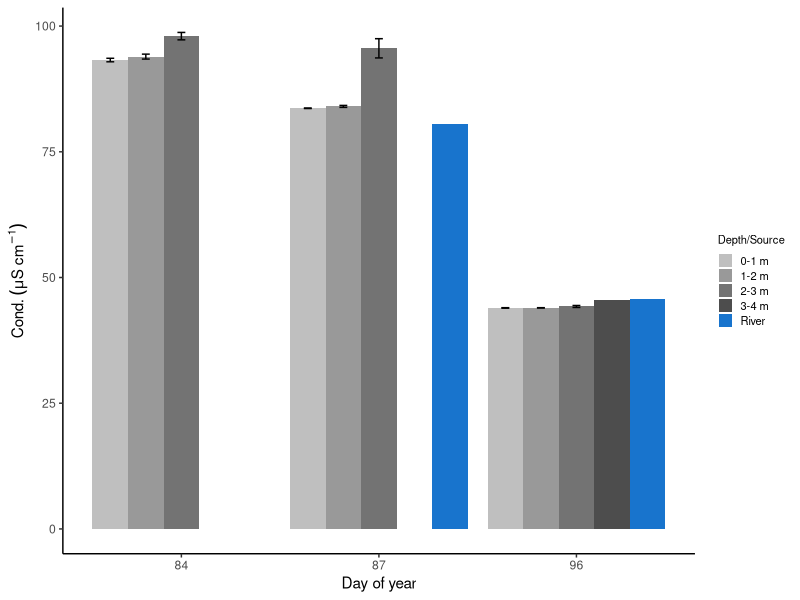
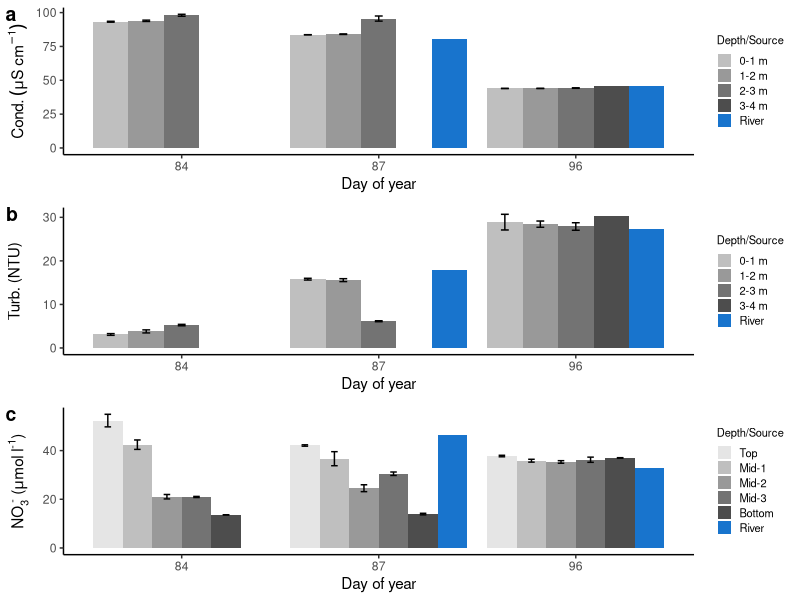
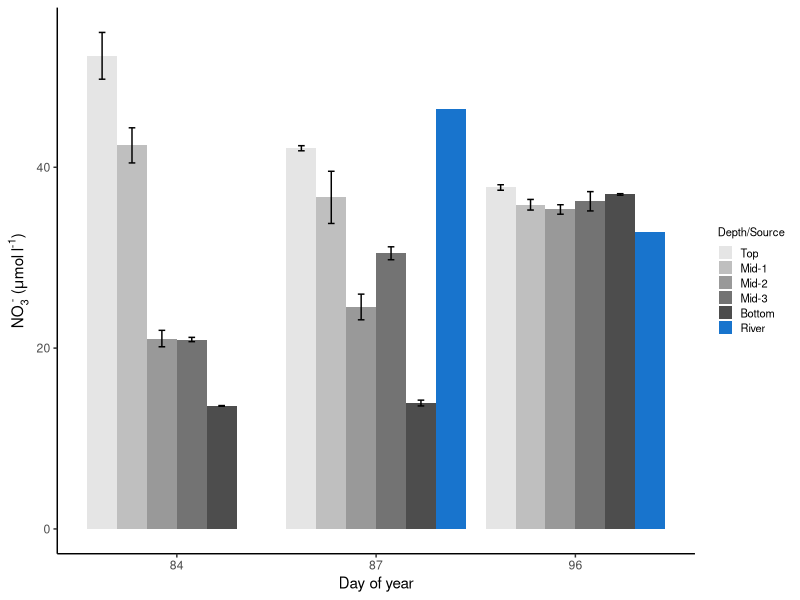
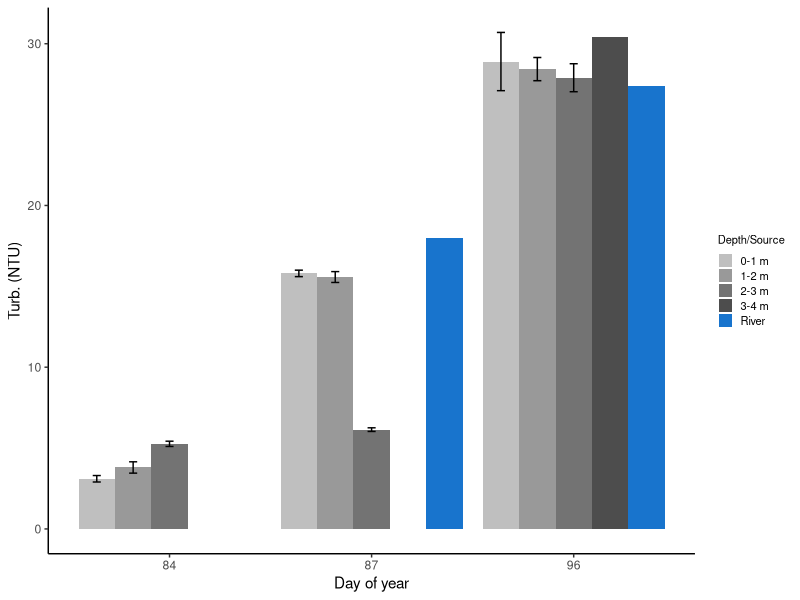

The R script that drew these images, in order: (Note: this script raises an error after producing the figures.)
library("tidyverse")
library("lubridate")
library("cowplot")

# All lake data compiled using compile_data.R; concentrations are in umol/L (uM)
alldata <- read_csv("01_raw data/alldata_2014_2015_mb_sp_compiled.csv") %>% 
  mutate(Location = "Lake") %>% 
  select(Location, everything())
  
# Pull Miss Riv data from Joung et al 2017 Supp Info
mb_chem <- read.csv("01_raw data/WINTER 2015 MB_supp_data.csv", header=T, stringsAsFactors = F, na.strings = " ") %>% 
  filter(Location == "River") %>% 
  # select(-c(ends_with("SD"), ends_with("02"), ends_with("45"), ends_with("coll")))
  select(-(ends_with("SD"))) %>% 
  select(Cal.Date, Jul.Day, Location, `Temp.`:DOC) %>% 
  rename(date=Cal.Date, yday = Jul.Day, depth=Depth_grab, temp = `Temp.`, cond = `Cond.`, turb = `Turb.`, chla = `Chl.a`) %>% 
  mutate(date = mdy(as.character(date)),
         site = "mb") %>% 
  # Convert NO3-N from mg N/L to umol/L
  mutate(NO3 = NO3*1000/14.007)

# Append both
all_chem <-
  bind_rows(alldata, mb_chem)

# Create summary of N concs (means and SE) for MB 2015 and 2015 River
n_summ <-
  all_chem %>% 
  filter((site == "mb" & year(date) == 2015) | Location == "River") %>% 
  filter(!is.na(samp_depth_cat2) | Location == "River") %>% 
  select(date, yday, Location, samp_depth_cat, samp_depth_cat2, NH4:TN) %>% 
  pivot_longer(cols = NH4:TN, names_to = "var", values_to = "conc") %>% 
  group_by(date, yday, Location, samp_depth_cat, samp_depth_cat2, var) %>% 
  summarize(n = sum(!is.na(conc)),
            conc_mean = mean(conc, na.rm = T),
            conc_SE = sd(conc)/sqrt(n))


# Create plot theme
theme1 <-
  theme_classic() +
  theme(legend.title = element_text(size = 8),
        legend.text = element_text(size = 8),
        legend.key.size = unit(0.15, "in"))

# Create plot comparing lake NO3 concs to river NO3 concs
no3 <- n_summ %>% 
  filter(var == "NO3") %>% 
  filter(yday >= 84) %>% 
  # filter(yday >= 84 & yday <= 115) %>% 
  mutate(samp_depth_cat2 = replace(samp_depth_cat2, Location == "River", "River")) %>% 
  mutate(samp_depth_cat2 = factor(samp_depth_cat2, 
                                  levels=c("Top", "Mid-1", "Mid-2", "Mid-3", "Bottom", "River"))) %>% 
  ggplot(aes(x = as.factor(yday), y = conc_mean, fill = samp_depth_cat2)) +
  geom_bar(position = position_dodge(width = 0.9, preserve = "single"), stat = "identity") +
  geom_errorbar(aes(ymin = conc_mean-conc_SE, ymax = conc_mean+conc_SE), 
                position = position_dodge(width = 0.9, preserve = "single"),
                width=.2) +
  scale_fill_manual(name="Depth/Source",
                    values=c("gray90", "gray75", "gray60", "gray45", "gray30", "dodgerblue3")) +
  ylab(expression(paste("NO"["3"]^" -", " (",mu,"mol"," l"^"-1",")"))) + xlab("Day of year") +
  theme1

# ggsave("03_figures/plot_compare_lake_river_conc.png", width = 5, height = 3, units = "in", dpi = 150)

# Create summary of cond & turb levels (means and SE) for MB 2015 and 2015 River
ysi_summ <-
  all_chem %>% 
  filter((site == "mb" & year(date) == 2015) | Location == "River") %>% 
  mutate(depth_range = cut_width(depth, width = 1, boundary = 0)) %>% 
  select(date, yday, Location, depth, depth_range,  cond, turb) %>% 
  pivot_longer(cols = c(cond, turb), names_to = "var", values_to = "value") %>% 
  group_by(date, yday, Location, depth_range, var) %>% 
  summarize(n = sum(!is.na(value)),
            conc_mean = mean(value, na.rm = T),
            conc_SE = sd(value, na.rm = T)/sqrt(n))

# Create plot comparing lake cond levels to river cond levels
cond <- ysi_summ %>% 
  filter(var == "cond") %>% 
  filter(yday >= 84) %>% 
  mutate(depth_range = factor(depth_range, levels = c("[0,1]", "(1,2]", "(2,3]", "(3,4]", "River"), labels = c("0-1 m", "1-2 m", "2-3 m", "3-4 m", "River"))) %>% 
  mutate(depth_range = replace(depth_range, Location == "River", "River")) %>% 
  ggplot(aes(x = as.factor(yday), y = conc_mean, fill = depth_range)) +
  geom_bar(position = position_dodge(width = 0.9, preserve = "single"), stat = "identity") +
  geom_errorbar(aes(ymin = conc_mean-conc_SE, ymax = conc_mean+conc_SE), 
                position = position_dodge(width = 0.9, preserve = "single"),
                width=.2) +
  scale_fill_manual(name="Depth/Source",
                    values=c("gray75", "gray60", "gray45", "gray30", "dodgerblue3")) +
  ylab(expression(Cond.~(mu*S~cm^{-1}))) + xlab("Day of year") +
  theme1

# Create plot comparing lake turb levels to river turb levels
turb <- ysi_summ %>% 
  filter(var == "turb") %>% 
  filter(yday >= 84) %>% 
  mutate(depth_range = factor(depth_range, levels = c("[0,1]", "(1,2]", "(2,3]", "(3,4]", "River"), labels = c("0-1 m", "1-2 m", "2-3 m", "3-4 m", "River"))) %>% 
  mutate(depth_range = replace(depth_range, Location == "River", "River")) %>% 
  ggplot(aes(x = as.factor(yday), y = conc_mean, fill = depth_range)) +
  geom_bar(position = position_dodge(width = 0.9, preserve = "single"), stat = "identity") +
  geom_errorbar(aes(ymin = conc_mean-conc_SE, ymax = conc_mean+conc_SE), 
                position = position_dodge(width = 0.9, preserve = "single"),
                width=.2) +
  scale_fill_manual(name="Depth/Source",
                    values=c("gray75", "gray60", "gray45", "gray30", "dodgerblue3")) +
  ylab("Turb. (NTU)") + xlab("Day of year") +
  theme1

# Combine into one plot
fig1 <- plot_grid(cond, turb, no3, align = "hv", ncol = 1, labels = "auto")
save_plot("03_figures/suppInfo_melt_lake_river_comparison.png", fig1, dpi = 150,
          units = "in", base_height = 7, base_width = 5)
